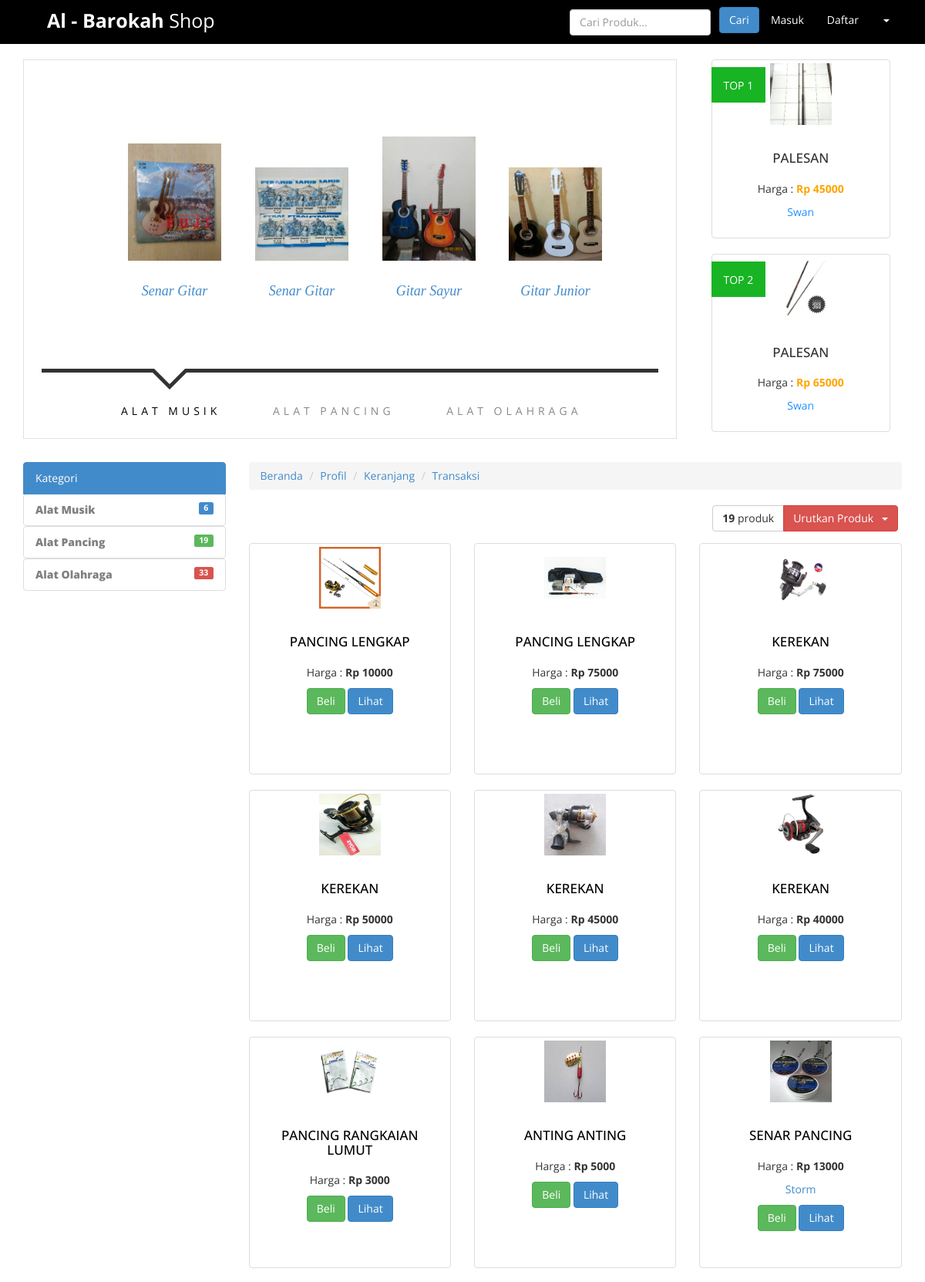
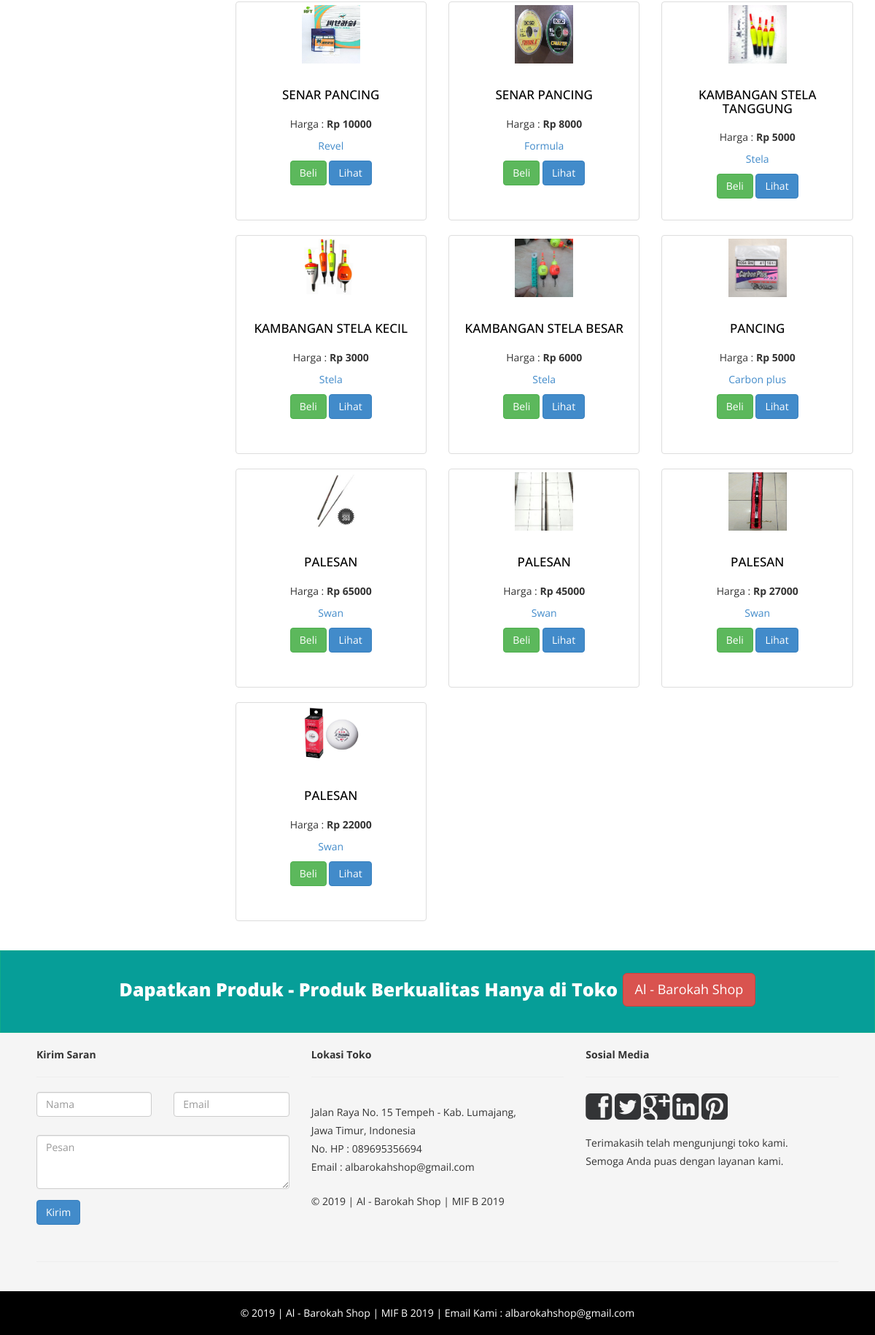
Page /index.php/beranda/kategori_alat_pancing on the committed database (2 pictures, top to bottom).
### tables this page shows
CREATE TABLE `produk` (
  `id_produk` int(11) NOT NULL,
  `nama_produk` varchar(50) NOT NULL,
  `merek` varchar(30) NOT NULL,
  `ukuran` varchar(10) NOT NULL,
  `harga_produk` int(7) NOT NULL,
  `berat` int(11) NOT NULL,
  `stok_produk` int(5) NOT NULL,
  `kategori` varchar(15) NOT NULL,
  `foto` varchar(100) NOT NULL,
  `terjual` int(11) NOT NULL
);

### application/controllers/Beranda.php (called while the page is built, shortened)
<?php
class Beranda extends CI_Controller {
	public function __construct(){
		$this->load->helper(array('url'));
		$this->load->model('Model_Produk');
		$this->load->model('Model_pelanggan');
	}
	public function kategori_alat_pancing()
	{
			$data = array(
				'data1'=>$this->Model_Produk->get_header_produk_terbaru_alat_musik(),
				'data2'=>$this->Model_Produk->get_header_produk_terbaru_alat_pancing(),
				'data3'=>$this->Model_Produk->get_header_produk_terbaru_alat_olahraga(),
				'data4'=>$this->Model_Produk->get_produk_header_populer());
			$this->load->view('header',$data);
			$data = array(
				'data1'=>$this->Model_Produk->get_jumlah_produk_alat_musik(),
				'data2'=>$this->Model_Produk->get_jumlah_produk_alat_pancing(),
				'data3'=>$this->Model_Produk->get_jumlah_produk_alat_olahraga());
			$this->load->view('sidebar_kiri',$data);
			$data = array(
				'data1'=>$this->Model_Produk->get_jumlah_produk_alat_pancing(),
				'data2'=>$this->Model_Produk->get_produk_terbaru_alat_pancing());
			$this->load->view('kategori_alat_pancing',$data);
			$this->load->view('footer');
	}
}

### index.php (called while the page is built, shortened)
<?php
require_once BASEPATH.'core/CodeIgniter.php';

### application/models/Model_Produk.php (called while the page is built, shortened)
<?php
class Model_Produk extends CI_Model {
	function get_jumlah_produk_alat_pancing(){
		$query = $this->db->query("SELECT COUNT(*) as total FROM produk WHERE kategori='Alat Pancing'");
		return $query->result();
	}
	function get_produk_header_populer(){
		$query = $this->db->query("SELECT * FROM produk ORDER BY terjual DESC LIMIT 1,2");
		return $query->result();
	}
	function get_produk_terbaru_alat_pancing(){
		$query = $this->db->query("SELECT * FROM produk WHERE kategori='Alat Pancing' ORDER BY id_produk DESC");
		return $query->result();
	}
	function get_header_produk_terbaru_alat_musik(){
		$query = $this->db->query("SELECT * FROM produk WHERE kategori='Alat Musik' ORDER BY id_produk DESC LIMIT 0,4");
		return $query->result();
	}
}

### application/views/kategori_alat_pancing.php (the view, shortened to what this page needs)
        <div class="col-md-9">
            <div>
                <ol class="breadcrumb">
                    <li><a href="<?= base_url('beranda_pelanggan');?>">Beranda</a></li>
                    <li><a href="<?= base_url('beranda_pelanggan/profil_pelanggan');?>">Profil</a></li>
                    <li><a href="<?= base_url('beranda_pelanggan/keranjang');?>">Keranjang</a></li>
                    <li><a href="<?= base_url('beranda_pelanggan/transaksi');?>">Transaksi</a></li>
                </ol>
            </div>
            <div class="row">
                <div class="btn-group alg-right-pad">
                    <?php
                    foreach ($data1 as $row):
                    ?>
                    <button type="button" class="btn btn-default"><strong><?= $row->total;?>  </strong>produk</button>
                    <?php
                    endforeach;?>
                    <div class="btn-group">
                        <button type="button" class="btn btn-danger dropdown-toggle" data-toggle="dropdown">
                            Urutkan Produk &nbsp;
  <span class="caret"></span>
                        </button>
                    </div>
                </div>
            </div>
            <div class="row">
                <?php
                foreach ($data2 as $row):
                ?>
                <div class="col-md-4 text-center col-sm-6 col-xs-6">
                    <div class="thumbnail product-box" style="height: 300px;">
                        <img src="<?= base_url('assets/');?>img/images_produk/<?= $row->foto;?>" alt="" style="height:80px; width:80px;"/>
                        <div class="caption">
                            <h3><a href="#"><?= $row->nama_produk;?></a></h3>
                            <p>Harga : <strong>Rp <?= $row->harga_produk;?></strong>  </p>
                            <p><a href="#"><?= $row->merek;?></a></p>
                            <p><a href="<?= base_url('auth');?>" class="btn btn-success" role="button">Beli</a> <a href="#" class="btn btn-primary" role="button">Lihat</a></p>
                        </div>
                    </div>
                </div>
                <?php $no++;
                endforeach;?>
            </div>
        </div>
    </div>
</div>

### application/views/header.php (shortened to what this page needs)
<!DOCTYPE html>
<html lang="en">
<head>
    <link href="<?= base_url('assets/');?>css/bootstrap.css" rel="stylesheet">
    <link href="<?= base_url('assets/');?>css/font-awesome.min.css" rel="stylesheet" />
    <link href="<?= base_url('assets/');?>ItemSlider/css/main-style.css" rel="stylesheet" />
    <link href="<?= base_url('assets/');?>css/style.css" rel="stylesheet" />
</head>
<body>
    <nav class="navbar navbar-default" role="navigation">
        <div class="container-fluid">
            <div class="navbar-header">
                <a class="navbar-brand" href="<?= base_url('beranda');?>"><strong>Al - Barokah</strong> Shop</a>
            </div>
            <div class="collapse navbar-collapse" id="bs-example-navbar-collapse-1">
                <ul class="nav navbar-nav navbar-right">
                    <li><a href="<?= base_url('auth');?>">Masuk</a></li>
                    <li><a href="<?= base_url('auth/daftar');?>">Daftar</a></li>
                    <li class="dropdown">
                        <a href="#" class="dropdown-toggle" data-toggle="dropdown"> <b class="caret"></b></a>
                    </li>
                </ul>
                <form class="navbar-form navbar-right" role="sea
                <form class="navbar-form navbar-right" role="search" method="post" action="<?= base_url('beranda/pencarian_beranda');?>">
                    <div class="form-group">
                        <input type="text" placeholder="Cari Produk..." class="form-control" name="pencarian" value="">
                    </div>
                    <button type="submit" class="btn btn-primary">Cari</button>
                </form>
            </div>
        </div>
    </nav>
    <div class="container">
        <div class="row">
            <div class="col-md-9">
                <div class="main box-border">
                    <div id="mi-slider" class="mi-slider">
                        <ul>
                            <?php
                            foreach ($data1 as $row):
                            ?>
                            <li><a href="<?= base_url('beranda/detail_produk/'.$row->id_produk);?>">
                                <img src="<?= base_url('assets/');?>img/images_produk/<?= $row->foto;?>" alt="Alat_Musik"><h4><?= $row->nama_produk;?></h4>
                            </a></li>
                            <?php $no++;
                            endforeach;?>
                        </ul>
                        <ul>
                        </ul>
                        <ul>
                        </ul>
                        <nav>
                            <a href="#">Alat Musik</a>
                            <a href="#">Alat Pancing</a>
                            <a href="#">Alat Olahraga</a>
                        </nav>
                    </div>
                </div>
                <br />
            </div>
            <div class="col-md-3 text-center">
                <?php
                $no=1;
                foreach ($data4 as $row):
                ?>
                <div class=" col-md-12 col-sm-6 col-xs-6" >
                    <div class="offer-text">
                        <div class="anic">TOP <?php echo $no;?></div>
                    </div>
                    <a href="<?= base_url('beranda/detail_produk/'.$row->id_produk);?>">
                    <div class="thumbnail product-box">
                        <img src="<?= base_url('assets/');?>img/images_produk/<?= $row->foto;?>" alt="" style="height:80px; width:80px;"/>
                        <div class="caption">
                            <h3><?= $row->nama_produk;?></h3>
                            <p>Harga : <strong><font color="orange">Rp <?= $row->harga_produk;?></font></strong></p>
                            <p><font color="DodgerBlue"><?= $row->merek;?></font></p>
                        </div>
                    </div>
                </a>
                </div>
                <?php $no++;
                endforeach;?>
            </div>
        </div>

### assets/ItemSlider/css/main-style.css (style rules this page uses)
.mi-slider { position: relative; margin-top: 30px; height: 490px; }
.mi-slider ul { list-style-type: none; position: absolute; width: 100%; left: 0; bottom: 140px; overflow: hidden; text-align: center; pointer-events: none; }
.mi-slider ul.mi-current { pointer-events: auto; }
.mi-slider ul li { display: inline-block; padding: 20px; width: 20%; max-width: 300px; -webkit-transform: translateX(600%); transform: translateX(600%); -webkit-transition: opacity 0.2s linear; transition: opacity 0.2s linear; }
.mi-slider ul li a, .mi-slider ul li img { display: block; margin: 0 auto; }
.mi-slider ul li a { outline: none; cursor: pointer; }
.mi-slider ul li img { max-width: 100%; border: none; }
.mi-slider ul li h4 { display: inline-block; font-family: Baskerville, "Baskerville Old Face", "Hoefler Text", Garamond, "Times New Roman", serif; font-style: italic; font-weight: 400; font-size: 18px; padding: 20px 10px 0; }
.mi-slider nav { position: relative; top: 400px; text-align: center; max-width: 800px; margin: 0 auto; border-top: 5px solid #333; }
.mi-slider nav a { display: inline-block; text-transform: uppercase; letter-spacing: 5px; padding: 40px 30px 30px 34px; position: relative; color: #888; outline: none; -webkit-transition: color 0.2s linear; transition: color 0.2s linear; }
.mi-slider nav a:hover, .mi-slider nav a.mi-selected { color: #000; }
.mi-slider nav a.mi-selected:after, .mi-slider nav a.mi-selected:before { content: ''; position: absolute; top: -5px; border: solid transparent; height: 0; width: 0; position: absolute; pointer-events: none; }
.mi-slider nav a.mi-selected:after { border-color: transparent; border-top-color: #fff; border-width: 20px; left: 50%; margin-left: -20px; }
.mi-slider nav a.mi-selected:before { border-color: transparent; border-top-color: #333; border-width: 27px; left: 50%; margin-left: -27px; }
.mi-slider ul:first-child li, .no-js .mi-slider ul li { -webkit-animation: scaleUp 350ms ease-in-out both; animation: scaleUp 350ms ease-in-out both; }
.mi-slider ul:first-child li:first-child { -webkit-animation-delay: 90ms; animation-delay: 90ms; }
.mi-slider ul:first-child li:nth-child(2) { -webkit-animation-delay: 180ms; animation-delay: 180ms; }
.mi-slider ul:first-child li:nth-child(3) { -webkit-animation-delay: 270ms; animation-delay: 270ms; }
.mi-slider ul:first-child li:nth-child(4) { -webkit-animation-delay: 360ms; animation-delay: 360ms; }
.mi-slider { -webkit-touch-callout: none; -webkit-user-select: none; -khtml-user-select: none; -moz-user-select: none; -ms-user-select: none; user-select: none; }

### assets/css/style.css (style rules this page uses)
.text-center { text-align:center; }
h1, h2, h3, h4, h5, h6 { font-family:'Open Sans', sans-serif; }
.alg-right-pad { float:right; padding-right:20px; }
.navbar-brand { font-size: 25px; padding: 15px 80px 15px 60px; }
.navbar-default .navbar-brand { color: #000000; }
.navbar-default { background-color: #000000; border-color: #000000; }
.navbar { border-radius: 0px; }
.navbar-default .navbar-nav > li > a { color: #FFF; }
.navbar-default .navbar-brand { color: #FFFFFF; }
.row { margin-bottom:10px; }
.btn { margin-bottom:5px; }
.box-border { border:1px solid #e1e1e1; }
.product-box h3>a,.product-box h3>a:hover,.product-box h3>a:focus { color:#000; text-decoration:none; }
.mi-slider { margin-top: 0px; }
.offer-text { position: absolute; color: #FFF; padding: 14px 16px 12px 16px; margin-top: 10px; background-color:#18b424; }
h3 { margin: 25px auto 20px; text-align: center; text-transform: uppercase; font-size: 17px; }

### application/views/header.php (style rules this page uses)
.anic { -webkit-animation: fade-in 0.27s linear infinite alternate; -moz-animation: fade-in 0.27s linear infinite alternate; animation: fade-in 0.27s linear infinite alternate; }

### rows in the picture
produk: foto (picture), nama_produk "Senar Gitar"
produk: foto (picture), nama_produk "Senar Gitar"
produk: foto (picture), nama_produk "Gitar Sayur"
produk: foto (picture), nama_produk "Gitar Junior"
produk: foto (picture), nama_produk "PALESAN", harga_produk "45000", merek "Swan"
produk: foto (picture), nama_produk "PALESAN", harga_produk "65000", merek "Swan"
produk: foto (picture), nama_produk "PANCING LENGKAP", harga_produk "10000"
produk: foto (picture), nama_produk "PANCING LENGKAP", harga_produk "75000"
produk: foto (picture), nama_produk "KEREKAN", harga_produk "75000"
produk: foto (picture), nama_produk "KEREKAN", harga_produk "50000"
produk: foto (picture), nama_produk "KEREKAN", harga_produk "45000"
produk: foto (picture), nama_produk "KEREKAN", harga_produk "40000"
produk: foto (picture), nama_produk "PANCING RANGKAIAN LUMUT", harga_produk "3000"
produk: foto (picture), nama_produk "ANTING ANTING", harga_produk "5000"
produk: foto (picture), nama_produk "SENAR PANCING", harga_produk "13000", merek "Storm"
produk: foto (picture), nama_produk "SENAR PANCING", harga_produk "10000", merek "Revel"
produk: foto (picture), nama_produk "SENAR PANCING", harga_produk "8000", merek "Formula"
produk: foto (picture), nama_produk "KAMBANGAN STELA TANGGUNG", harga_produk "5000", merek "Stela"
produk: foto (picture), nama_produk "KAMBANGAN STELA KECIL", harga_produk "3000", merek "Stela"
produk: foto (picture), nama_produk "KAMBANGAN STELA BESAR", harga_produk "6000", merek "Stela"
produk: foto (picture), nama_produk "PANCING", harga_produk "5000", merek "Carbon plus"
produk: foto (picture), nama_produk "PALESAN", harga_produk "27000", merek "Swan"
produk: foto (picture), nama_produk "PALESAN", harga_produk "22000", merek "Swan"

### other values in the picture
$row->total "6"
$row->total "19"
$row->total "33"
